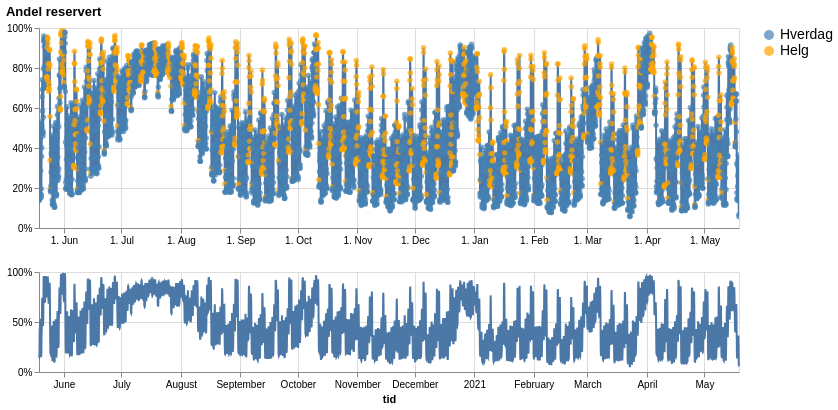

Write a Vega-Lite specification for this figure.
### Vega-Lite specification from a JSON file in a GitHub repository (floating-point values rounded to 4 significant figures; data arrays with more than 128 entries replaced by an {"elided": "..."} marker saying what was removed)
{"config": {"view": {"continuousWidth": 400, "continuousHeight": 300}}, "vconcat": [{"layer": [{"mark": "line", "encoding": {"x": {"type": "temporal", "axis": {"format": "%e. %b", "labelAngle": 0, "title": null}, "field": "tid", "scale": {"domain": {"selection": "selector001"}}}, "y": {"type": "quantitative", "axis": {"format": "%", "title": null}, "field": "andel_reservert"}}, "height": 200, "width": 700}, {"mark": {"type": "circle", "size": 30}, "encoding": {"color": {"type": "nominal", "field": "helg", "legend": {"labelFontSize": 14, "title": null}, "scale": {"domain": ["Hverdag", "Helg"], "range": ["steelblue", "orange"]}}, "x": {"type": "temporal", "axis": {"format": "%e. %b", "labelAngle": 0, "title": null}, "field": "tid", "scale": {"domain": {"selection": "selector001"}}}, "y": {"type": "quantitative", "axis": {"format": "%", "title": null}, "field": "andel_reservert"}}, "height": 200, "width": 700}]}, {"mark": "line", "encoding": {"x": {"type": "temporal", "field": "tid"}, "y": {"type": "quantitative", "axis": {"format": "%", "title": null}, "field": "andel_reservert"}}, "height": 100, "selection": {"selector001": {"type": "interval", "encodings": ["x"]}}, "width": 700}], "data": {"name": "data-f0092a36b6e556166c5d8c57fca87dea"}, "title": "Andel reservert", "$schema": "https://vega.github.io/schema/vega-lite/v4.8.1.json", "datasets": {"data-f0092a36b6e556166c5d8c57fca87dea": {"elided": "4381 records"}}}
